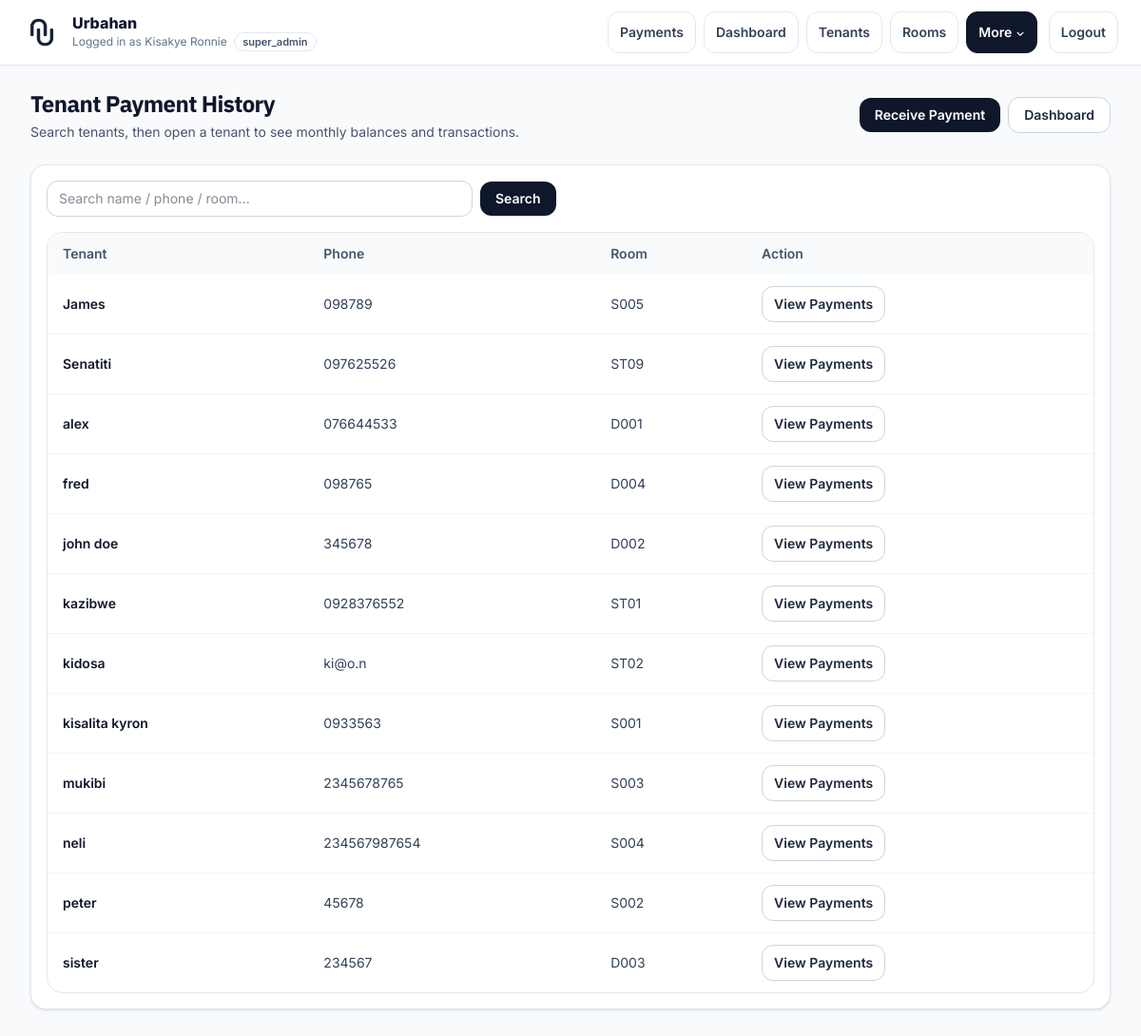
The page /public/tenant_payments.php (signed in) on the database its author committed.
### tables this page shows
CREATE TABLE "tenants" (
    id INTEGER PRIMARY KEY AUTOINCREMENT,

    admin_id INTEGER NOT NULL,
    room_id INTEGER,

    full_name TEXT NOT NULL,
    phone TEXT,
    email TEXT,

    move_in_date DATE,
    exit_date DATE,

    status TEXT DEFAULT 'active',

    rent_due_date DATE,
    rent_due_day INTEGER,
    monthly_rent REAL,

    created_at DATETIME,
    updated_at DATETIME
);

CREATE TABLE rooms (
            id INTEGER PRIMARY KEY AUTOINCREMENT,
            room_number TEXT NOT NULL,
            room_type_id INTEGER NOT NULL,
            status TEXT DEFAULT 'free',
            monthly_rent INTEGER DEFAULT 0,
            admin_id INTEGER NOT NULL, notes TEXT,
            FOREIGN KEY (room_type_id) REFERENCES room_types(id)
                ON DELETE RESTRICT
                ON UPDATE CASCADE
        );

### core/helpers.php (called while the page is built, shortened)
<?php
if (!function_exists('e')) {
    function e($v): string
    {
        return htmlspecialchars((string)($v ?? ''), ENT_QUOTES | ENT_SUBSTITUTE, 'UTF-8');
    }
}
?>

### public/tenant_payments.php (the view, shortened to what this page needs)
<?php
require_once __DIR__ . '/../core/bootstrap.php';
$adminId  = (int)($_SESSION['admin_id'] ?? 0);
$q        = trim((string)($_GET['q'] ?? ''));
$sql = "
    SELECT
        t.id,
        t.full_name,
        t.phone,
        r.room_number
    FROM tenants t
    LEFT JOIN rooms r ON t.room_id = r.id
    WHERE t.admin_id = ?
";
$params = [$adminId];
$sql .= " ORDER BY t.full_name LIMIT 20";
$stmt = $pdo->prepare($sql);
$stmt->execute($params);
$tenantList = $stmt->fetchAll(PDO::FETCH_ASSOC) ?: [];
?>
<!doctype html>
<html lang="en">
<head>
  <link rel="stylesheet" href="assets/css/tailwind.css">
</head>
<body class="min-h-screen bg-slate-50 text-slate-900">
  <?php
  $navPath = __DIR__ . '/partials/navbar.php';
  if (is_file($navPath)) require $navPath;
  ?>
  <main class="mx-auto max-w-7xl px-4 sm:px-6 lg:px-8 py-6">
    <div class="mb-6 flex flex-col gap-3 sm:flex-row sm:items-center sm:justify-between">
      <div>
        <h1 class="text-2xl font-bold tracking-tight font-alt">Tenant Payment History</h1>
        <p class="mt-1 text-sm text-slate-600">
          Search tenants, then open a tenant to see monthly balances and transactions.
        </p>
      </div>
      <div class="flex items-center gap-2">
        <a href="payments.php" class="inline-flex items-center rounded-xl bg-slate-900 px-4 py-2 text-sm font-semibold text-white hover:bg-slate-800">Receive Payment</a>
        <a href="dashboard.php" class="inline-flex items-center rounded-xl border border-slate-300 bg-white px-4 py-2 text-sm font-semibold text-slate-800 hover:bg-slate-50">Dashboard</a>
      </div>
    </div>
    <div class="rounded-2xl border border-slate-200 bg-white p-4 shadow-sm mb-6">
      <form method="get" class="flex flex-col gap-2 sm:flex-row sm:items-center">
        <input name="q" value="<?= e($q) ?>" placeholder="Search name / phone / room..." class="w-full sm:max-w-md rounded-xl border border-slate-300 bg-white px-3 py-2 text-sm outline-none focus:border-slate-400" />
        <button class="inline-flex items-center justify-center rounded-xl bg-slate-900 px-4 py-2 text-sm font-semibold text-white hover:bg-slate-800">Search</button>
      </form>
      <div class="mt-4 overflow-hidden rounded-2xl border border-slate-200">
        <div class="overflow-x-auto">
          <table class="min-w-full text-sm">
            <thead class="bg-slate-50 text-slate-600">
              <tr>
                <th class="px-4 py-3 text-left font-semibold">Tenant</th>
                <th class="px-4 py-3 text-left font-semibold">Phone</th>
                <th class="px-4 py-3 text-left font-semibold">Room</th>
                <th class="px-4 py-3 text-left font-semibold">Action</th>
              </tr>
            </thead>
            <tbody class="divide-y divide-slate-100">
              <?php foreach ($tenantList as $t): ?>
                <tr class="hover:bg-slate-50 scroll-target" id="tenant-row-<?= (int)$t['id'] ?>">
                  <td class="px-4 py-3 font-semibold"><?= e($t['full_name'] ?? '') ?></td>
                  <td class="px-4 py-3 text-slate-700"><?= e($t['phone'] ?? '') ?></td>
                  <td class="px-4 py-3 text-slate-700"><?= e($t['room_number'] ?? '—') ?></td>
                  <td class="px-4 py-3">
                    <a href="?tenant_id=<?= (int)$t['id'] ?>&q=<?= urlencode($q) ?>#tenant-row-<?= (int)$t['id'] ?>" class="inline-flex items-center rounded-xl border border-slate-300 bg-white px-3 py-2 text-sm font-semibold text-slate-800 hover:bg-slate-50">View Payments</a>
                  </td>
                </tr>
              <?php endforeach; ?>
            </tbody>
          </table>
        </div>
      </div>
    </div>
  </main>
</body>
</html>

### public/tenant_payments.php (style rules this page uses)
.scroll-target { scroll-margin-top: 120px; }

### rows shown on the page
tenants: full_name "James", phone "098789", room.room_number "S005"
tenants: full_name "Senatiti", phone "097625526", room.room_number "ST09"
tenants: full_name "alex", phone "076644533", room.room_number "D001"
tenants: full_name "fred", phone "098765", room.room_number "D004"
tenants: full_name "john doe", phone "345678", room.room_number "D002"
tenants: full_name "kazibwe", phone "0928376552", room.room_number "ST01"
tenants: full_name "kidosa", phone "ki@o.n", room.room_number "ST02"
tenants: full_name "kisalita kyron", phone "0933563", room.room_number "S001"
tenants: full_name "mukibi", phone "2345678765", room.room_number "S003"
tenants: full_name "neli", phone "234567987654", room.room_number "S004"
tenants: full_name "peter", phone "45678", room.room_number "S002"
tenants: full_name "sister", phone "234567", room.room_number "D003"

### other values the page prints
$_SESSION['admin']['name'] "Kisakye Ronnie"
current_admin_role() "super_admin"
$label "Payments Dashboard Tenants Rooms"
